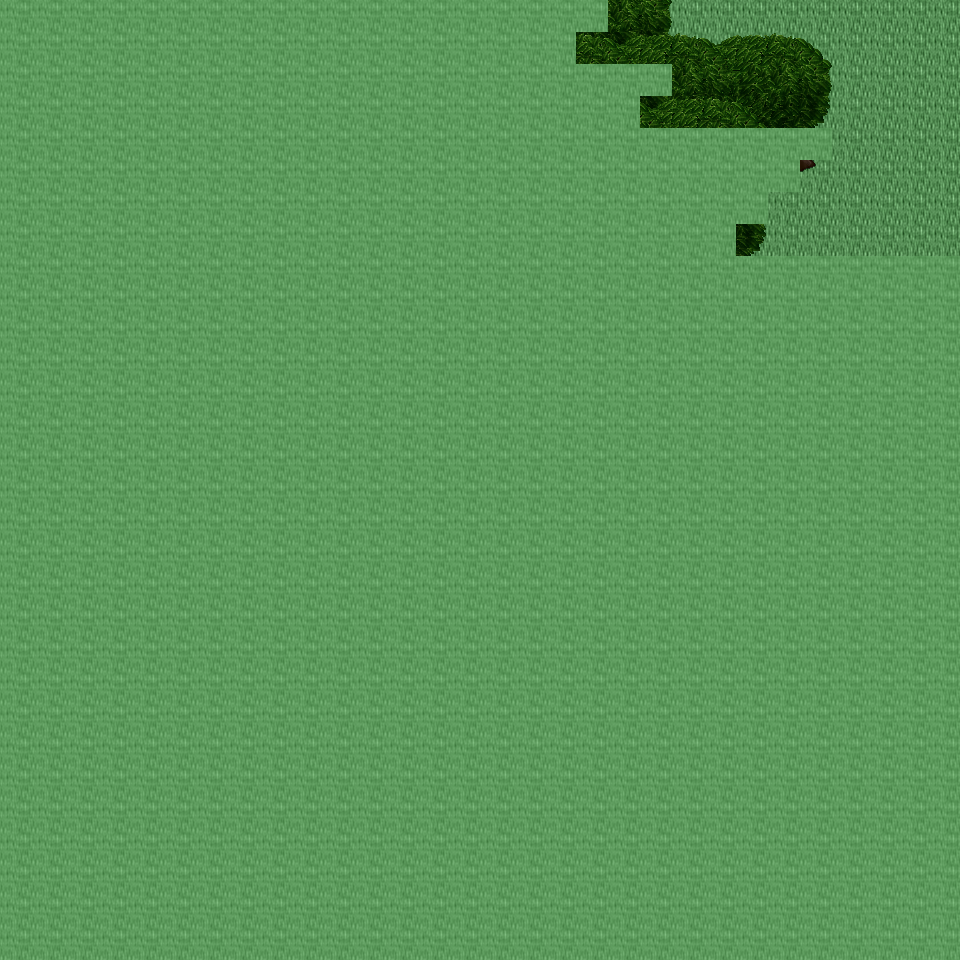

A 2D game scene composited from a Tiled map and its tileset images. What follows is a short description and the map's XML, with each tile layer's data collapsed to a summary:
An orthogonal 30x30 tile map with 32x32 px tiles, 6 tile layers (Ground, Object, Object2, Above, ...), 37 tilesets and 2 objects (2x mapchange).

<map version="1.0" orientation="orthogonal" renderorder="right-down" width="30" height="30" tilewidth="32" tileheight="32" nextobjectid="3">
  <tileset firstgid="1" name="tileset_ground_ground" tilewidth="32" tileheight="32" tilecount="33" columns="3">
    <image source="../drawable/tileset_ground_ground.png" width="96" height="352" />
  </tileset>
  <tileset firstgid="34" name="tileset_ground_water_water" tilewidth="32" tileheight="32" tilecount="24" columns="3">
    <image source="../drawable/tileset_ground_water_water.png" width="96" height="256" />
  </tileset>
  <tileset firstgid="58" name="tileset_ground_square_patch" tilewidth="32" tileheight="32" tilecount="9" columns="3">
    <image source="../drawable/tileset_ground_square_patch.png" width="96" height="96" />
  </tileset>
  <tileset firstgid="67" name="tileset_building_wall_wall_brown" tilewidth="32" tileheight="32" tilecount="12" columns="3">
    <image source="../drawable/tileset_building_wall_wall_brown.png" width="96" height="128" />
  </tileset>
  <tileset firstgid="79" name="tileset_ground_water_pool_grassy" tilewidth="32" tileheight="32" tilecount="27" columns="9">
    <image source="../drawable/tileset_ground_water_pool_grassy.png" width="288" height="96" />
  </tileset>
  <tileset firstgid="106" name="tileset_ground_ridge_earth_dark" tilewidth="32" tileheight="32" tilecount="96" columns="12">
    <image source="../drawable/tileset_ground_ridge_earth_dark.png" width="384" height="256" />
  </tileset>
  <tileset firstgid="202" name="tileset_plant_grasses" tilewidth="32" tileheight="32" tilecount="6" columns="3">
    <image source="../drawable/tileset_plant_grasses.png" width="96" height="64" />
  </tileset>
  <tileset firstgid="208" name="tileset_plant_flower_daisy_white" tilewidth="32" tileheight="32" tilecount="8" columns="2">
    <image source="../drawable/tileset_plant_flower_daisy_white.png" width="64" height="128" />
  </tileset>
  <tileset firstgid="216" name="tileset_ground_rock_pebbles" tilewidth="32" tileheight="32" tilecount="3" columns="1">
    <image source="../drawable/tileset_ground_rock_pebbles.png" width="32" height="96" />
  </tileset>
  <tileset firstgid="219" name="tileset_ground_rock_rocks_2" tilewidth="32" tileheight="32" tilecount="4" columns="2">
    <image source="../drawable/tileset_ground_rock_rocks_2.png" width="64" height="64" />
  </tileset>
  <tileset firstgid="223" name="tileset_item_pot_pot_grey" tilewidth="32" tileheight="32" tilecount="1" columns="1">
    <image source="../drawable/tileset_item_pot_pot_grey.png" width="32" height="32" />
  </tileset>
  <tileset firstgid="224" name="tileset_plant_bush_bushes" tilewidth="32" tileheight="32" tilecount="10" columns="5">
    <image source="../drawable/tileset_plant_bush_bushes.png" width="160" height="64" />
  </tileset>
  <tileset firstgid="234" name="tileset_ground_ladder_vertical_dark" tilewidth="32" tileheight="32" tilecount="3" columns="3">
    <image source="../drawable/tileset_ground_ladder_vertical_dark.png" width="96" height="32" />
  </tileset>
  <tileset firstgid="237" name="tileset_ground_ladder_horizontal_dark" tilewidth="32" tileheight="32" tilecount="3" columns="1">
    <image source="../drawable/tileset_ground_ladder_horizontal_dark.png" width="32" height="96" />
  </tileset>
  <tileset firstgid="240" name="tileset_plant_flower_daisy_blue" tilewidth="32" tileheight="32" tilecount="8" columns="2">
    <image source="../drawable/tileset_plant_flower_daisy_blue.png" width="64" height="128" />
  </tileset>
  <tileset firstgid="248" name="tileset_ground_grass_edges" tilewidth="32" tileheight="32" tilecount="36" columns="12">
    <image source="../drawable/tileset_ground_grass_edges.png" width="384" height="96" />
  </tileset>
  <tileset firstgid="284" name="tileset_ground_grass_corners" tilewidth="32" tileheight="32" tilecount="24" columns="6">
    <image source="../drawable/tileset_ground_grass_corners.png" width="192" height="128" />
  </tileset>
  <tileset firstgid="308" name="tileset_ground_cobbled_paving" tilewidth="32" tileheight="32" tilecount="1" columns="1">
    <image source="../drawable/tileset_ground_cobbled_paving.png" width="32" height="32" />
  </tileset>
  <tileset firstgid="309" name="tileset_building_door_door_n" tilewidth="32" tileheight="32" tilecount="6" columns="3">
    <image source="../drawable/tileset_building_door_door_n.png" width="96" height="64" />
  </tileset>
  <tileset firstgid="315" name="tileset_building_door_closed" tilewidth="32" tileheight="32" tilecount="1" columns="1">
    <image source="../drawable/tileset_building_door_closed.png" width="32" height="32" />
  </tileset>
  <tileset firstgid="316" name="tileset_building_window_window_right" tilewidth="32" tileheight="32" tilecount="2" columns="2">
    <image source="../drawable/tileset_building_window_window_right.png" width="64" height="32" />
  </tileset>
  <tileset firstgid="318" name="tileset_plant_flower_daisy_red" tilewidth="32" tileheight="32" tilecount="8" columns="2">
    <image source="../drawable/tileset_plant_flower_daisy_red.png" width="64" height="128" />
  </tileset>
  <tileset firstgid="326" name="tileset_building_window_window_long" tilewidth="32" tileheight="32" tilecount="3" columns="3">
    <image source="../drawable/tileset_building_window_window_long.png" width="96" height="32" />
  </tileset>
  <tileset firstgid="329" name="tileset_plant_flower_daisy_yellow" tilewidth="32" tileheight="32" tilecount="8" columns="2">
    <image source="../drawable/tileset_plant_flower_daisy_yellow.png" width="64" height="128" />
  </tileset>
  <tileset firstgid="337" name="tileset_furniture_light_flames" tilewidth="32" tileheight="32" tilecount="6" columns="6">
    <image source="../drawable/tileset_furniture_light_flames.png" width="192" height="32" />
  </tileset>
  <tileset firstgid="343" name="tileset_building_fence_fence_chunky" tilewidth="32" tileheight="32" tilecount="21" columns="3">
    <image source="../drawable/tileset_building_fence_fence_chunky.png" width="96" height="224" />
  </tileset>
  <tileset firstgid="364" name="tileset_plant_tree_tree_green" tilewidth="32" tileheight="32" tilecount="88" columns="8">
    <image source="../drawable/tileset_plant_tree_tree_green.png" width="256" height="352" />
  </tileset>
  <tileset firstgid="452" name="tileset_plant_tree_tree_darkgreen" tilewidth="32" tileheight="32" tilecount="88" columns="8">
    <image source="../drawable/tileset_plant_tree_tree_darkgreen.png" width="256" height="352" />
  </tileset>
  <tileset firstgid="540" name="tileset_item_sign_large" tilewidth="32" tileheight="32" tilecount="15" columns="5">
    <image source="../drawable/tileset_item_sign_large.png" width="160" height="96" />
  </tileset>
  <tileset firstgid="555" name="tileset_ground_ladder_small" tilewidth="32" tileheight="32" tilecount="1" columns="1">
    <image source="../drawable/tileset_ground_ladder_small.png" width="32" height="32" />
  </tileset>
  <tileset firstgid="556" name="tileset_building_roof_blue" tilewidth="32" tileheight="32" tilecount="20" columns="5">
    <image source="../drawable/tileset_building_roof_blue.png" width="160" height="128" />
  </tileset>
  <tileset firstgid="576" name="tileset_building_decoration_chimney" tilewidth="32" tileheight="32" tilecount="2" columns="1">
    <image source="../drawable/tileset_building_decoration_chimney.png" width="32" height="64" />
  </tileset>
  <tileset firstgid="578" name="tileset_logic_creature_rodent" tilewidth="32" tileheight="32" tilecount="8" columns="8">
    <image source="../drawable/tileset_logic_creature_rodent.png" width="256" height="32" />
  </tileset>
  <tileset firstgid="586" name="tileset_logic_collision" tilewidth="32" tileheight="32" tilecount="1" columns="1">
    <image source="../drawable/tileset_logic_collision.png" width="32" height="32" />
  </tileset>
  <tileset firstgid="587" name="tileset_ground_water_water_corners" tilewidth="32" tileheight="32" tilecount="12" columns="6">
    <image source="../drawable/tileset_ground_water_water_corners.png" width="192" height="64" />
  </tileset>
  <tileset firstgid="599" name="tileset_ground_green_paving" tilewidth="32" tileheight="32" tilecount="18" columns="3">
    <image source="../drawable/tileset_ground_green_paving.png" width="96" height="192" />
  </tileset>
  <tileset firstgid="617" name="tileset_furniture_light_small_lamp" tilewidth="32" tileheight="32" tilecount="4" columns="4">
    <image source="../drawable/tileset_furniture_light_small_lamp.png" width="128" height="32" />
  </tileset>
  <layer name="Ground" width="30" height="30">
    <data>[900 cells, 240 non-empty, 1 distinct tile ids]</data>
  </layer>
  <layer name="Object" width="30" height="30">
    <data>[900 cells, 181 non-empty, 9 distinct tile ids]</data>
  </layer>
  <layer name="Object2" width="30" height="30">
    <data>[900 cells, 0 non-empty, 0 distinct tile ids]</data>
  </layer>
  <layer name="Above" width="30" height="30">
    <data>[900 cells, 195 non-empty, 12 distinct tile ids]</data>
  </layer>
  <layer name="Above2" width="30" height="30">
    <data>[900 cells, 91 non-empty, 5 distinct tile ids]</data>
  </layer>
  <layer name="Walkable" width="30" height="30">
    <data>[900 cells, 836 non-empty, 1 distinct tile ids]</data>
  </layer>
  <objectgroup name="MapEvents">
    <object id="1" name="north" type="mapchange" x="608" y="0" width="352" height="32">
      <properties>
        <property name="map" value="0_ados_mountain_n2_w2_x3_y3" />
        <property name="place" value="south" />
      </properties>
    </object>
    <object id="2" name="east" type="mapchange" x="928" y="0" width="32" height="256">
      <properties>
        <property name="map" value="0_ados_mountain_n2_w2_x4_y4" />
        <property name="place" value="west" />
      </properties>
    </object>
  </objectgroup>
</map>
